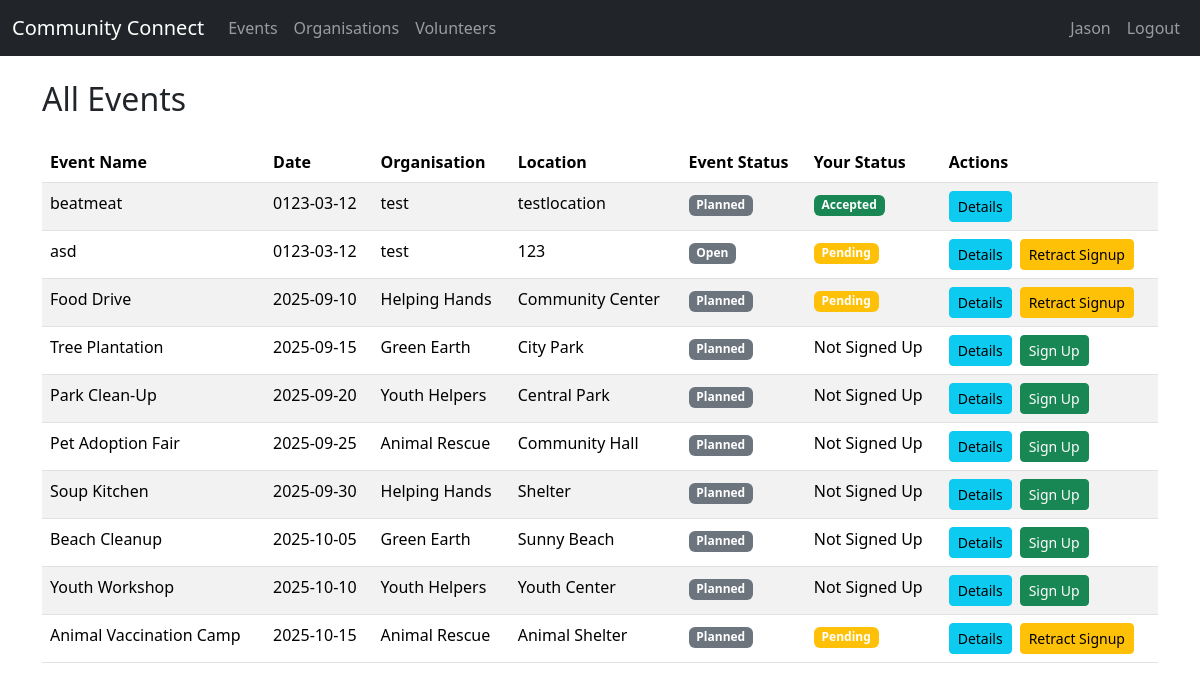
Before: /events (signed in) with the older database file.
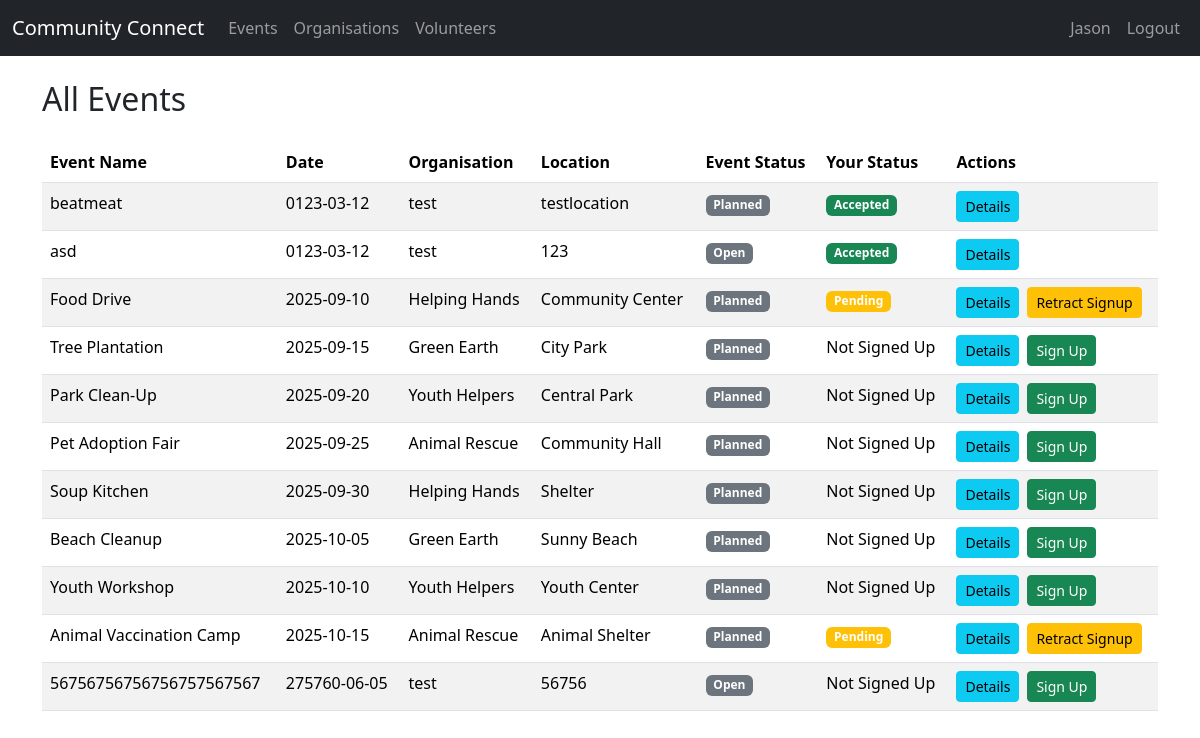
After: the same page with the newer database file.
### tables this page shows
CREATE TABLE Signups (
    SignupID INTEGER PRIMARY KEY AUTOINCREMENT,
    EventID INTEGER,
    VolunteerID INTEGER,
    RoleID INTEGER,
    Status TEXT,
    FOREIGN KEY (EventID) REFERENCES Events(EventID) ON DELETE CASCADE,
    FOREIGN KEY (VolunteerID) REFERENCES Volunteers(VolunteerID) ON DELETE CASCADE,
    FOREIGN KEY (RoleID) REFERENCES Roles(RoleID) ON DELETE CASCADE
);

CREATE TABLE Events (
    EventID INTEGER PRIMARY KEY AUTOINCREMENT,
    OrganisationID INTEGER,
    Name TEXT NOT NULL,
    Description TEXT,
    Date DATE,
    StartTime TIME,
    EndTime TIME,
    Location TEXT,
    Status TEXT,
    FOREIGN KEY (OrganisationID) REFERENCES Organisations(OrganisationID)
);

CREATE TABLE Organisations (
    OrganisationID INTEGER PRIMARY KEY AUTOINCREMENT,
    Name TEXT NOT NULL,
    Description TEXT,
    ContactPerson TEXT,
    Email TEXT UNIQUE,
    Password TEXT,
    Phone TEXT,
    Address TEXT,
    Website TEXT,
    Logo TEXT
);

### app.py (the view)
@app.route("/events")
@login_required
def list_events():
    db = get_db()
    user_id = session.get('user_id')
    account_type = session.get('account_type')
    if account_type == 'organisation':
        my_events = db.execute(
            """SELECT e.*, o.Name AS OrgName
               FROM Events e
               JOIN Organisations o ON e.OrganisationID = o.OrganisationID
               WHERE e.OrganisationID = ?
               ORDER BY e.Date""",
            (user_id,)
        ).fetchall()
        other_events = db.execute(
            """SELECT e.*, o.Name AS OrgName
               FROM Events e
               JOIN Organisations o ON e.OrganisationID = o.OrganisationID
               WHERE e.OrganisationID != ?
               ORDER BY e.Date""",
            (user_id,)
        ).fetchall()
        return render_template(
            "list_events.html",
            my_events=my_events,
            other_events=other_events
        )
    elif account_type == 'volunteer':
        events = db.execute(
            """SELECT
                e.*, o.Name AS OrgName, s.Status AS signup_status
               FROM Events e
               JOIN Organisations o ON e.OrganisationID = o.OrganisationID
               LEFT JOIN Signups s ON e.EventID = s.EventID AND s.VolunteerID = ?
               ORDER BY e.Date""",
            (user_id,)
        ).fetchall()
        return render_template("list_events.html", events=events)
    return redirect(url_for('login'))

### app.py (called while the page is built)
def get_db():
    db = getattr(g, "_database", None)
    if db is None:
        db = g._database = sqlite3.connect(DATABASE)
        db.row_factory = sqlite3.Row
    return db

@app.teardown_appcontext
def close_connection(exception):
    db = getattr(g, "_database", None)
    if db is not None:
        db.close()

def login_required(f):
    @wraps(f)
    def decorated_function(*args, **kwargs):
        if "user_id" not in session:
            flash("Please log in first.", "error")
            return redirect(url_for("login"))
        return f(*args, **kwargs)
    return decorated_function

### templates/list_events.html
{% extends "base.html" %}
{% block content %}
<h2 class="mb-4">All Events</h2>
{% if session.get('account_type') == 'organisation' %}
    <h3 class="mt-4">My Events</h3>
    <table class="table table-striped">
        <thead>
            <tr>
                <th>Event Name</th>
                <th>Date</th>
                <th>Location</th>
                <th>Status</th>
                <th>Actions</th>
            </tr>
        </thead>
        <tbody>
            {% for event in my_events %}
            <tr>
                <td>{{ event.Name }}</td>
                <td>{{ event.Date }}</td>
                <td>{{ event.Location }}</td>
                <td><span class="badge bg-secondary">{{ event.Status }}</span></td>
                <td>
                    <a href="{{ url_for('view_event', event_id=event.EventID) }}" class="btn btn-sm btn-info">Details</a>
                    <a href="{{ url_for('view_event_signups', event_id=event.EventID) }}" class="btn btn-sm btn-success">View Signups</a>
                    <a href="{{ url_for('edit_event', event_id=event.EventID) }}" class="btn btn-sm btn-primary">Edit</a>
                    <form action="{{ url_for('delete_event', event_id=event.EventID) }}" method="POST" class="d-inline">
                        <button type="submit" class="btn btn-sm btn-danger" onclick="return confirm('Are you sure?');">Delete</button>
                    </form>
                </td>
            </tr>
            {% else %}
            <tr>
                <td colspan="4">No events found.</td>
            </tr>
            {% endfor %}
        </tbody>
    </table>
    <a href="{{ url_for('add_event') }}" class="btn btn-success">Create New Event</a>
    <h3 class="mt-4">Other Organisations' Events</h3>
    <table class="table table-striped">
        <thead>
            <tr>
                <th>Event Name</th>
                <th>Date</th>
                <th>Organisation</th>
                <th>Location</th>
                <th>Status</th>
                <th>Actions</th>
            </tr>
        </thead>
        <tbody>
            {% for event in other_events %}
            <tr>
                <td>{{ event.Name }}</td>
                <td>{{ event.Date }}</td>
                <td>{{ event.OrgName }}</td>
                <td>{{ event.Location }}</td>
                <td><span class="badge bg-secondary">{{ event.Status }}</span></td>
                <td>
                    <a href="{{ url_for('view_event', event_id=event.EventID) }}" class="btn btn-sm btn-info">Details</a>
                </td>
            </tr>
            {% else %}
            <tr>
                <td colspan="5">No events found.</td>
            </tr>
            {% endfor %}
        </tbody>
    </table>
{% elif session.get('account_type') == 'volunteer' %}
    <table class="table table-striped">
        <thead>
            <tr>
                <th>Event Name</th>
                <th>Date</th>
                <th>Organisation</th>
                <th>Location</th>
                <th>Event Status</th>
                <th>Your Status</th>
                <th>Actions</th>
            </tr>
        </thead>
        <tbody>
            {% for event in events %}
            <tr>
                <td>{{ event.Name }}</td>
                <td>{{ event.Date }}</td>
                <td>{{ event.OrgName }}</td>
                <td>{{ event.Location }}</td>
                <td><span class="badge bg-secondary">{{ event.Status }}</span></td>
                <td>
                    {% if event.signup_status %}
                        <span class="badge bg-{% if event.signup_status == 'Accepted' %}success{% elif event.signup_status == 'Rejected' %}danger{% else %}warning{% endif %}">{{ event.signup_status }}</span>
                    {% else %}
                        Not Signed Up
                    {% endif %}
                </td>
                <td>
                    <div class="d-flex align-items-center gap-2">
                        <a href="{{ url_for('view_event', event_id=event.EventID) }}" class="btn btn-sm btn-info">Details</a>
                        {% if event.signup_status %}
                            {% if event.signup_status != 'Accepted' %}
                                <form action="{{ url_for('retract_signup', event_id=event.EventID) }}" method="POST" class="d-inline">
                                    <button type="submit" class="btn btn-sm btn-warning" onclick="return confirm('Are you sure you want to retract your signup?');">Retract Signup</button>
                                </form>
                            {% endif %}
                        {% else %}
                            <form action="{{ url_for('signup_for_event', event_id=event.EventID) }}" method="POST" class="d-inline">
                                <button type="submit" class="btn btn-sm btn-success">Sign Up</button>
                            </form>
                        {% endif %}
                    </div>
                </td>
            </tr>
            {% else %}
            <tr>
                <td colspan="7">No events found.</td>
            </tr>
            {% endfor %}
        </tbody>
    </table>
{% endif %}
{% endblock %}

### templates/base.html (shortened to what this page needs)
<!doctype html>
<html lang="en">
  <head>
    <link href="https://cdn.jsdelivr.net/npm/bootstrap@5.3.3/dist/css/bootstrap.min.css" rel="stylesheet">
  </head>
  <body>
<nav class="navbar navbar-expand-lg navbar-dark bg-dark">
  <div class="container-fluid">
    <a class="navbar-brand" href="{{ url_for('index') }}">Community Connect</a>
    <div class="collapse navbar-collapse" id="navbarNav">
      {% if 'user_id' in session %}
      <ul class="navbar-nav me-auto">
        <li class="nav-item">
          <a class="nav-link" href="{{ url_for('list_events') }}">Events</a>
        </li>
        <li class="nav-item">
          <a class="nav-link" href="{{ url_for('list_orgs') }}">Organisations</a>
        </li>
        <li class="nav-item">
          <a class="nav-link" href="{{ url_for('list_volunteers') }}">Volunteers</a>
        </li>
      </ul>
      {% endif %}
      <ul class="navbar-nav ms-auto">
        {% if 'user_id' in session %}
          <li class="nav-item">
            <a class="nav-link" href="{{ url_for(session.account_type + '_dashboard') }}">{{ session.get('name', 'Dashboard') }}</a>
          </li>
          <li class="nav-item">
            <a class="nav-link" href="{{ url_for('logout') }}">Logout</a>
          </li>
        {% endif %}
      </ul>
    </div>
  </div>
</nav>
    <div class="container mt-4">
      {% block content %}{% endblock %}
    </div>
  </body>
</html>

Changed rows visible on the page:
changed Signups "asd": signup_status "Pending" → "Accepted"; no longer shows "Retract Signup"
added Events: Name "56756756756756757567567", Date "275760-06-05", OrgName "test", Location "56756", Status "Open", shows "Not Signed Up"
